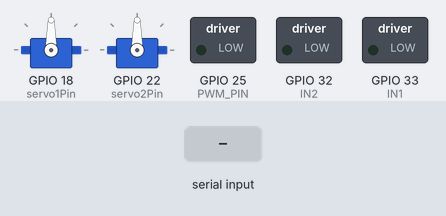
Bench run of a sketch on a simulated ESP32. Shown: 2 × servo, switched loads named in the sketch (green lamp = pin HIGH). The test bench sets the inputs (shaded band). What the sketch prints to the serial monitor is not drawn.

Above: at 1.2 s.
1.3 s: "d" received over the second serial link
At 1.6 s:
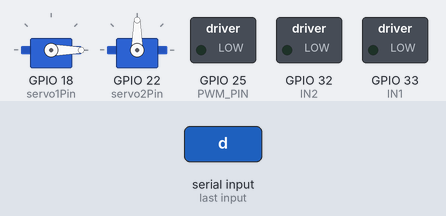
2.8 s: "e" received over the second serial link
At 4.0 s:
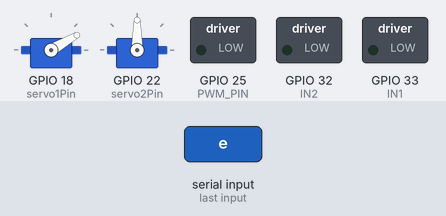
4.3 s: "1" received over the second serial link
At 5.1 s:
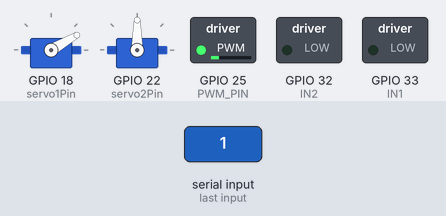
5.8 s: "f" received over the second serial link
At 6.3 s:
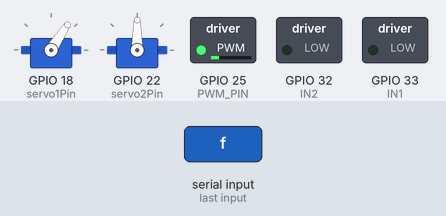
7.3 s: "d" received over the second serial link
At 8.6 s:
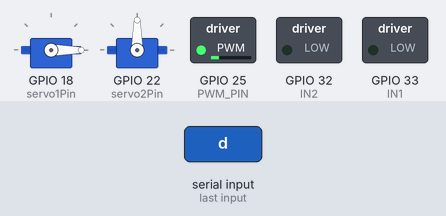
Timing chart, 0 to 9.8 s (numbered marks = the images above; inputs shaded):
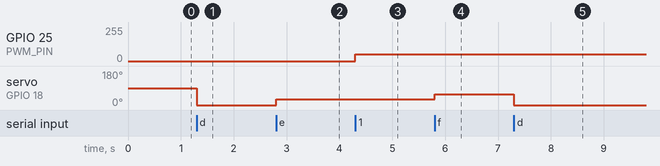

Measured:
- after the input at 1.3 s, servo on GPIO 18 (servo1Pin): 90° → 0° at once
- after the input at 2.8 s, servo on GPIO 18 (servo1Pin): 0° → 30° at once
- after the input at 4.3 s, GPIO 25 (PWM_PIN): 0/255 → 49/255 at once
- after the input at 5.8 s, servo on GPIO 18 (servo1Pin): 30° → 57° at once
- after the input at 7.3 s, servo on GPIO 18 (servo1Pin): 57° → 0° at once

The sketch:

XE_NHAN_Esp32.ino
```cpp
#include <HardwareSerial.h>
#include <ESP32Servo.h>

HardwareSerial loraSerial(1);
Servo servo1, servo2;

const int IN1 = 33;
const int IN2 = 32;
const int PWM_PIN = 25;  // 🆕 Chân PWM điều khiển tốc độ
const int servo1Pin = 18;
const int servo2Pin = 22;

void setup() {
    Serial.begin(9600);
    loraSerial.begin(9600, SERIAL_8N1, 16, 17);

    pinMode(IN1, OUTPUT);
    pinMode(IN2, OUTPUT);
    pinMode(PWM_PIN, OUTPUT); // 🆕 Khai báo chân PWM

    servo1.setPeriodHertz(50);
    servo2.setPeriodHertz(50);

    servo1.attach(servo1Pin, 500, 2400);
    servo2.attach(servo2Pin, 500, 2400);

    Serial.println("ESP32 đã khởi động!");
}

void setMotorSpeed(int speed) {
    speed = constrain(speed, 0, 155); // Giới hạn tốc độ từ 0 - 255
    analogWrite(PWM_PIN, speed);
}

void loop() {
    if (loraSerial.available()) {
        int receivedData = loraSerial.read();

        Serial.print("Nhận dữ liệu: ");
        Serial.println(receivedData);

        if (receivedData < 10) { // Điều khiển động cơ
            switch (receivedData) {
                case 1:
                    digitalWrite(IN1, HIGH);
                    digitalWrite(IN2, LOW);
                    Serial.println("Quay trái");
                    break;
                case 2:
                    digitalWrite(IN1, LOW);
                    digitalWrite(IN2, HIGH);
                    Serial.println("Quay phải");
                    break;
                case 0:
                    digitalWrite(IN1, LOW);
                    digitalWrite(IN2, LOW);
                    Serial.println("Dừng");
                    break;
            }
        } else if (receivedData == 100) { // Servo 1 về 0°
            servo1.write(0);
            Serial.println("Servo 1 về 0°");
        } else if (receivedData == 101) { // Servo 1 đến 30°
            servo1.write(30);
            Serial.println("Servo 1 đến 30°");
        } else if (receivedData == 102) { // Servo 1 đến 57°
            servo1.write(57);
            Serial.println("Servo 1 đến 57°");
        } else if (receivedData == 200) { // Servo 2 mở ra 180°
            servo2.write(130);
            Serial.println("Servo 2 mở ra 180°");
        } else if (receivedData == 201) { // Servo 2 về 0°
            servo2.write(0);
            Serial.println("Servo 2 về 0°");
        } else if (receivedData >= 10 && receivedData <= 155) { // Nhận dữ liệu tốc độ
            setMotorSpeed(receivedData);
            Serial.print("Tốc độ động cơ: ");
            Serial.println(receivedData);
        }
    }
}
```
